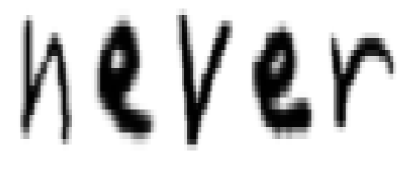
#> input picture sample.png, 406 x 169 px
$ jupyter execute --allow-errors 2_PredicWord.ipynb   (shell and % lines are left out)
#> lines starting #> are read from the running program, lines starting #| are printed output that depends on the picture; after the words box and inside, x2 and y2 are one past the last pixel; in counts of white or black regions, pixels touching at a corner belong together
[cell 1]
from keras.models import load_model
from keras.models import model_from_json
from keras.preprocessing.image import img_to_array
import tensorflow as tf
import cv2
import numpy as np
from matplotlib import pyplot as plt
#> (the rest of this cell did not finish here and is left out)

[cell 2]
def FindLargestContour(ctrs):
    max = 0.0
    for ctr in ctrs:
        area = cv2.contourArea(ctr)
        if max < area:
            max = area
    return float(max)

def RemoveSmallContours(ctrs, image):
    mask = np.zeros(image.shape[:2], dtype=image.dtype)
    maxArea = FindLargestContour(ctrs)
    print('Max = ' + str(maxArea))
    for ctr in ctrs:
        if cv2.contourArea(ctr) > 0.3 * maxArea:
            x, y, w, h = cv2.boundingRect(ctr)
            cv2.drawContours(mask, [ctr], 0, (255), -1)
    result = cv2.bitwise_and(image, image, mask= mask)
    ctrs, _ = cv2.findContours(result, cv2.RETR_EXTERNAL, cv2.CHAIN_APPROX_SIMPLE)
    return ctrs

[cell 3]
def PredictString(image):
#> called with image = 'sample.png'
    classes = '0123456789ABCDEFGHIJKLMNOPQRSTUVWXYZabcdefghijklmnopqrstuvwxyz'
    image = cv2.imread(image)
#> image is the input picture: shape (169, 406, 3); min 0, max 255, mean 207.6
    height, width, depth = image.shape
#> height = 169; width = 406; depth = 3

    image = cv2.resize(image, dsize=(width*5,height*4), interpolation=cv2.INTER_CUBIC)
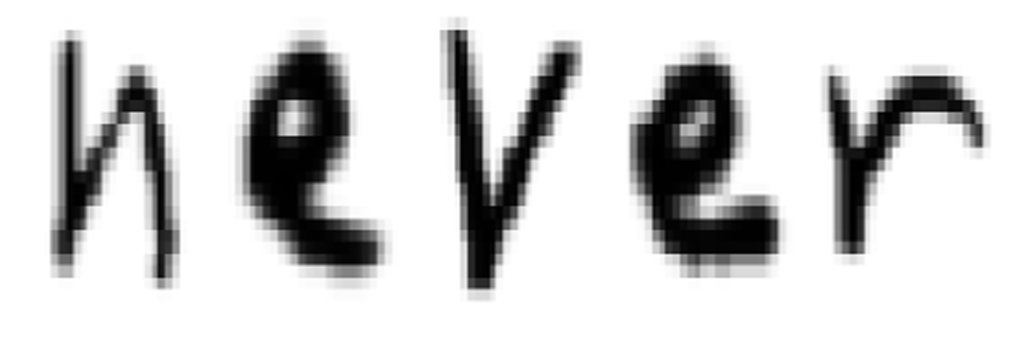
#> image: shape (676, 2030, 3) (shown at 1/2 size); min 0, max 255, mean 207.6
    #grayscale
    gray = cv2.cvtColor(image,cv2.COLOR_BGR2GRAY)
    #binary
    ret,thresh = cv2.threshold(gray,127,255,cv2.THRESH_BINARY_INV)
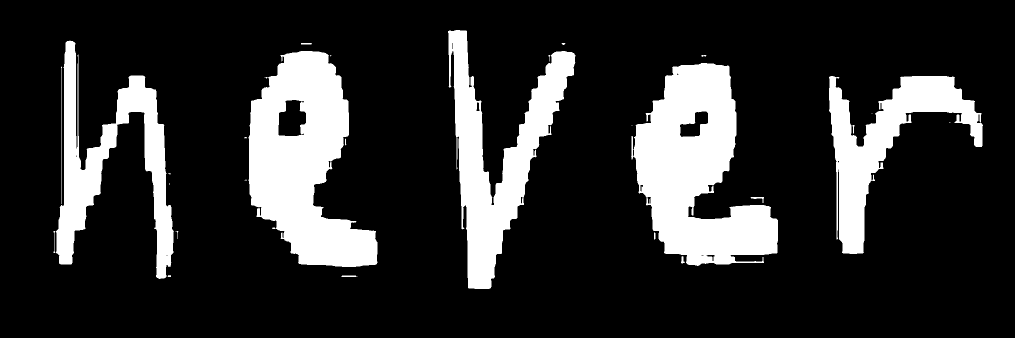
#> thresh: shape (676, 2030) (shown at 1/2 size); 18.2% white; 28 white regions (9 under 20 px), largest, box (x1, y1, x2, y2) and area: (1262, 126, 1556, 532) 66877, (497, 102, 755, 534) 64546, (896, 60, 1151, 578) 45724
    #dilation
    kernel = np.ones((5,5), np.uint8)
    img_dilation = cv2.dilate(thresh, kernel, iterations=1)
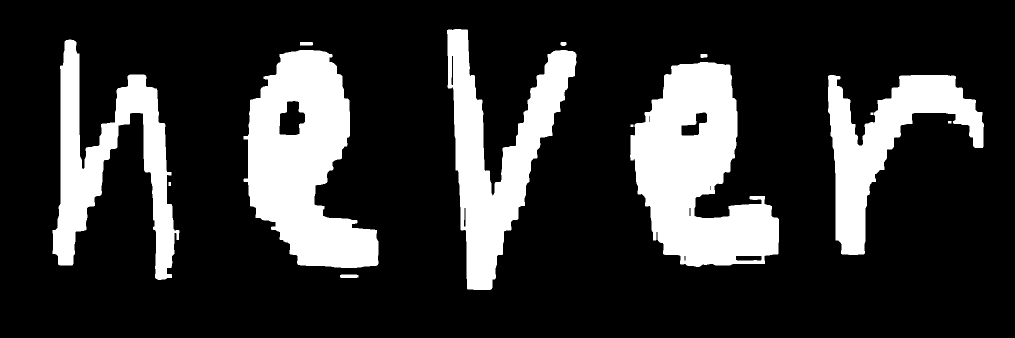
#> img_dilation: shape (676, 2030) (shown at 1/2 size); 20.1% white; 13 white regions
    #adding GaussianBlur
    gsblur=cv2.GaussianBlur(img_dilation,(5,5),0)
    #find contours
    ctrs, _ = cv2.findContours(gsblur.copy(), cv2.RETR_EXTERNAL, cv2.CHAIN_APPROX_SIMPLE)
#> ctrs = 9 contours; largest, box (x1, y1, x2, y2) and area: (1258, 122, 1560, 536) 76692, (485, 98, 759, 538) 73910, (892, 56, 1155, 582) 54870, (103, 77, 361, 562) 47143, (1654, 148, 1970, 512) 43058
    m = list()
    print(type(ctrs))
#| <class 'list'>
    #sort contours
    ctrs = RemoveSmallContours(ctrs, gsblur.copy())
#> the loop in FindLargestContour, `for ctr in ctrs:` made 9 passes
#> (area, max) on passes 1 to 3: (392, 392), (43057.5, 43057.5), (76692.5, 76692.5)
#> area on passes 4 to 9: 178, 73910.5, 158, 289, 47143, 54869.5
#> after the loop in FindLargestContour, `for ctr in ctrs:`: max = 76692.5
#| Max = 76692.5
#> the loop in RemoveSmallContours, `for ctr in ctrs:` made 9 passes
#> (x, y, w, h) on passes 2, 3, 5, 8, 9: (1654, 148, 316, 364), (1258, 122, 302, 414), (485, 98, 274, 440), (103, 77, 258, 485), (892, 56, 263, 526)
#> after the loop in RemoveSmallContours, `for ctr in ctrs:`:
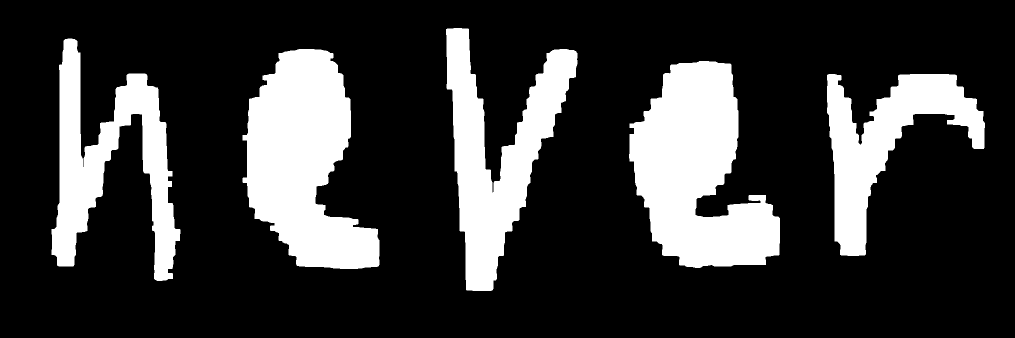
#> mask: shape (676, 2030) (shown at 1/2 size); 21.9% white; 5 white regions
#> in RemoveSmallContours, `ctrs, _ = cv2.findContours(result, cv2.RETR_EXTERNAL, cv2.CHAIN_APPROX..`: ctrs = 5 contours; box (x1, y1, x2, y2) and area: (1258, 122, 1560, 536) 76692, (485, 98, 759, 538) 73910, (892, 56, 1155, 582) 54870, (103, 77, 361, 562) 47143, (1654, 148, 1970, 512) 43058
    sorted_ctrs = sorted(ctrs, key=lambda ctr: cv2.boundingRect(ctr)[0])
#> sorted_ctrs has the same summary as ctrs in RemoveSmallContours

    pchl = list()
    dp = image.copy()
    for i, ctr in enumerate(sorted_ctrs):
        # Get bounding box
        x, y, w, h = cv2.boundingRect(ctr)
        cv2.rectangle(dp,(x-15,y-15),( x + w + 15, y + h + 15 ),(90,0,255),9)
#> this loop made 5 passes
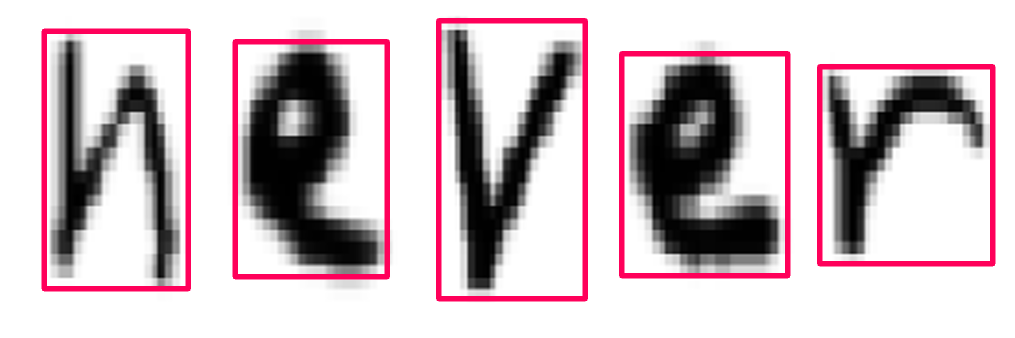
#> dp: shape (676, 2030, 3) (shown at 1/2 size); 6.31% of pixels changed, all inside (x1, y1, x2, y2) = (83, 36, 1991, 603)
    plt.imshow(dp)
    for i, ctr in enumerate(sorted_ctrs):
        # Get bounding box
        x, y, w, h = cv2.boundingRect(ctr)
        # Getting ROI
        roi = image[y-15:y+h+15, x-15:x+w+15]
        roi = cv2.resize(roi, dsize=(28,28), interpolation=cv2.INTER_CUBIC)
        roi = cv2.cvtColor(roi,cv2.COLOR_BGR2GRAY)

        roi = np.array(roi)
        t = np.copy(roi)
        t = t / 255.0
        t = 1-t
        t = t.reshape(28, 28, 1)
        t = np.expand_dims(t, axis=0)
        m.append(roi)
        pred = model.predict_classes(t)
        pchl.append(pred)
        print('Prediction = ', classes[pchl[i][0]])
#> this loop made 1 pass
#> pass 1, in PredictString, `roi = image[y-15:y+h+15, x-15:x+w+15]`:
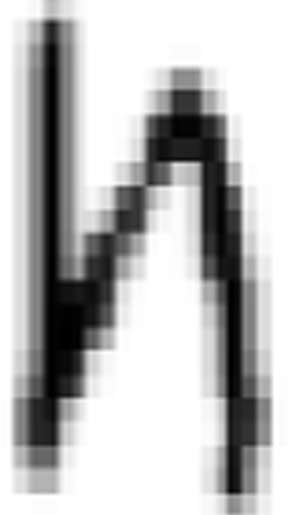
#> roi: shape (515, 288, 3); min 0, max 255, mean 187.2
#> pass 1, in PredictString, `roi = cv2.resize(roi, dsize=(28,28), interpolation=cv2.INTER_CUBIC)`:
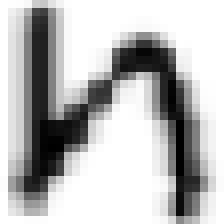
#> roi: shape (28, 28, 3) (shown 8 times larger); min 0, max 255, mean 186.4
#> after the loop, m = 1 item; pchl = []

    pcw = list()
    interp = 'bilinear'
    fig, axs = plt.subplots(nrows=len(sorted_ctrs), sharex=True, figsize=(1,len(sorted_ctrs)))
    for i in range(len(pchl)):
        #print (pchl[i][0])
        pcw.append(classes[pchl[i][0]])
        axs[i].set_title('-------> predicted letter: '+classes[pchl[i][0]], x=2.5,y=0.24)
        axs[i].imshow(m[i], interpolation=interp)

    plt.show()


    predstring = ''.join(pcw)
    print('Predicted String: '+predstring)
    return predstring

$ run again, with example.png copied over sample.png
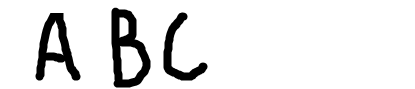
#> input picture example.png, 415 x 89 px
#> in PredictString, image is the input picture: shape (89, 415, 3); min 0, max 255, mean 229.8
#> image: shape (356, 2075, 3)
#> thresh: shape (356, 2075); 9.9% white; 3 white regions, box (x1, y1, x2, y2) and area: (557, 31, 753, 350) 30990, (178, 52, 403, 322) 25185, (817, 50, 1038, 322) 17199
#> img_dilation: shape (356, 2075); 11.2% white; 3 white regions
#> in PredictString, `ctrs, _ = cv2.findContours(gsblur.copy(), cv2.RETR_EXTERNAL, cv2.CHAIN..`: ctrs = 3 contours; box (x1, y1, x2, y2) and area: (553, 27, 757, 354) 49396, (174, 48, 407, 326) 35564, (813, 46, 1042, 326) 21719
#| <class 'list'>
#> the loop in FindLargestContour, `for ctr in ctrs:` made 3 passes
#> (area, max) on passes 1, 3: (35563.5, 35563.5), (49396.5, 49396.5)
#> after the loop in FindLargestContour, `for ctr in ctrs:`: max = 49396.5
#| Max = 49396.5
#> the loop in RemoveSmallContours, `for ctr in ctrs:` made 3 passes
#> (x, y, w, h) on passes 1 to 3: (174, 48, 233, 278), (813, 46, 229, 280), (553, 27, 204, 327)
#> after the loop in RemoveSmallContours, `for ctr in ctrs:`:
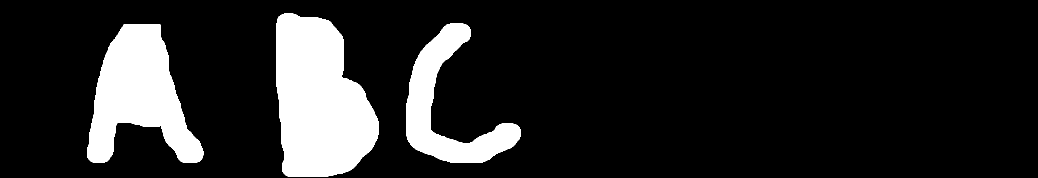
#> mask: shape (356, 2075) (shown at 1/2 size); 14.6% white; 3 white regions
#> sorted_ctrs has the same summary as ctrs
#> the loop in PredictString, `for i, ctr in enumerate(sorted_ctrs):` made 3 passes
#> the loop in PredictString, `for i, ctr in enumerate(sorted_ctrs):` made 1 pass
#> pass 1, in PredictString, `roi = cv2.resize(roi, dsize=(28,28), interpolation=cv2.INTER_CUBIC)`:
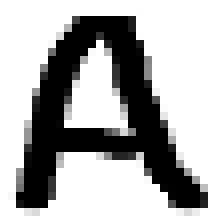
#> roi: shape (28, 28, 3) (shown 8 times larger); min 0, max 255, mean 176.3
#> after the loop in PredictString, `for i, ctr in enumerate(sorted_ctrs):`: m = 1 item; pchl = []

$ run again, with test.png copied over sample.png
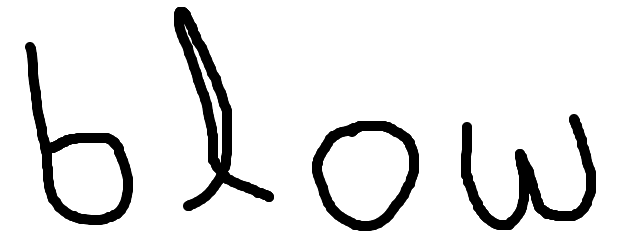
#> input picture test.png, 621 x 247 px
#> in PredictString, image is the input picture: shape (247, 621, 3); min 0, max 255, mean 229.1
#> image: shape (988, 3105, 3)
#> thresh: shape (988, 3105); 10.2% white; 4 white regions, box (x1, y1, x2, y2) and area: (870, 28, 1370, 844) 90456, (2305, 456, 2980, 920) 80072, (125, 168, 665, 900) 76767, (1560, 484, 2095, 924) 64161
#> img_dilation: shape (988, 3105); 11.2% white; 4 white regions
#> in PredictString, `ctrs, _ = cv2.findContours(gsblur.copy(), cv2.RETR_EXTERNAL, cv2.CHAIN..`: ctrs = 4 contours; box (x1, y1, x2, y2) and area: (1556, 480, 2099, 928) 189386, (121, 164, 669, 904) 171336, (866, 24, 1374, 848) 114940, (2301, 452, 2984, 924) 94556
#| <class 'list'>
#> the loop in FindLargestContour, `for ctr in ctrs:` made 4 passes
#> (area, max) on pass 1: (189386, 189386)
#> after the loop in FindLargestContour, `for ctr in ctrs:`: max = 189386
#| Max = 189386.0
#> the loop in RemoveSmallContours, `for ctr in ctrs:` made 4 passes
#> (x, y, w, h) on passes 1 to 4: (1556, 480, 543, 448), (2301, 452, 683, 472), (121, 164, 548, 740), (866, 24, 508, 824)
#> after the loop in RemoveSmallContours, `for ctr in ctrs:`:
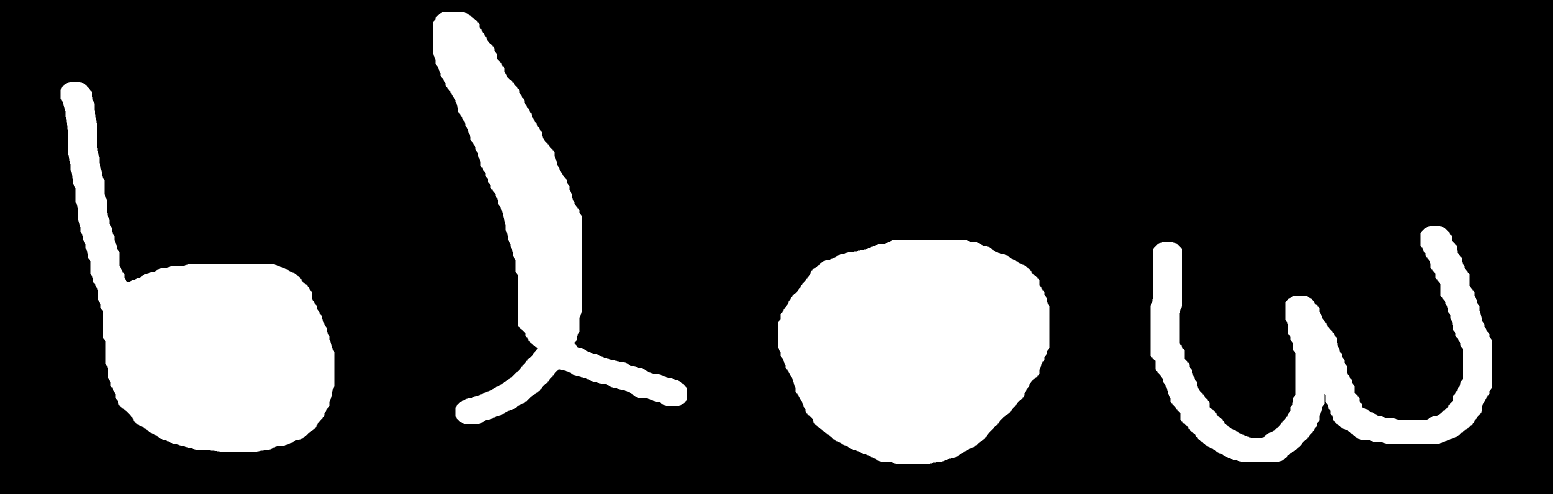
#> mask: shape (988, 3105) (shown at 1/2 size); 18.7% white; 4 white regions
#> sorted_ctrs has the same summary as ctrs
#> the loop in PredictString, `for i, ctr in enumerate(sorted_ctrs):` made 4 passes
#> the loop in PredictString, `for i, ctr in enumerate(sorted_ctrs):` made 1 pass
#> pass 1, in PredictString, `roi = cv2.resize(roi, dsize=(28,28), interpolation=cv2.INTER_CUBIC)`:
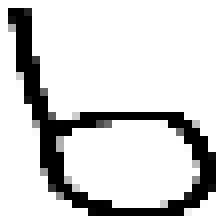
#> roi: shape (28, 28, 3) (shown 8 times larger); min 0, max 255, mean 212.9
#> after the loop in PredictString, `for i, ctr in enumerate(sorted_ctrs):`: m = 1 item; pchl = []
